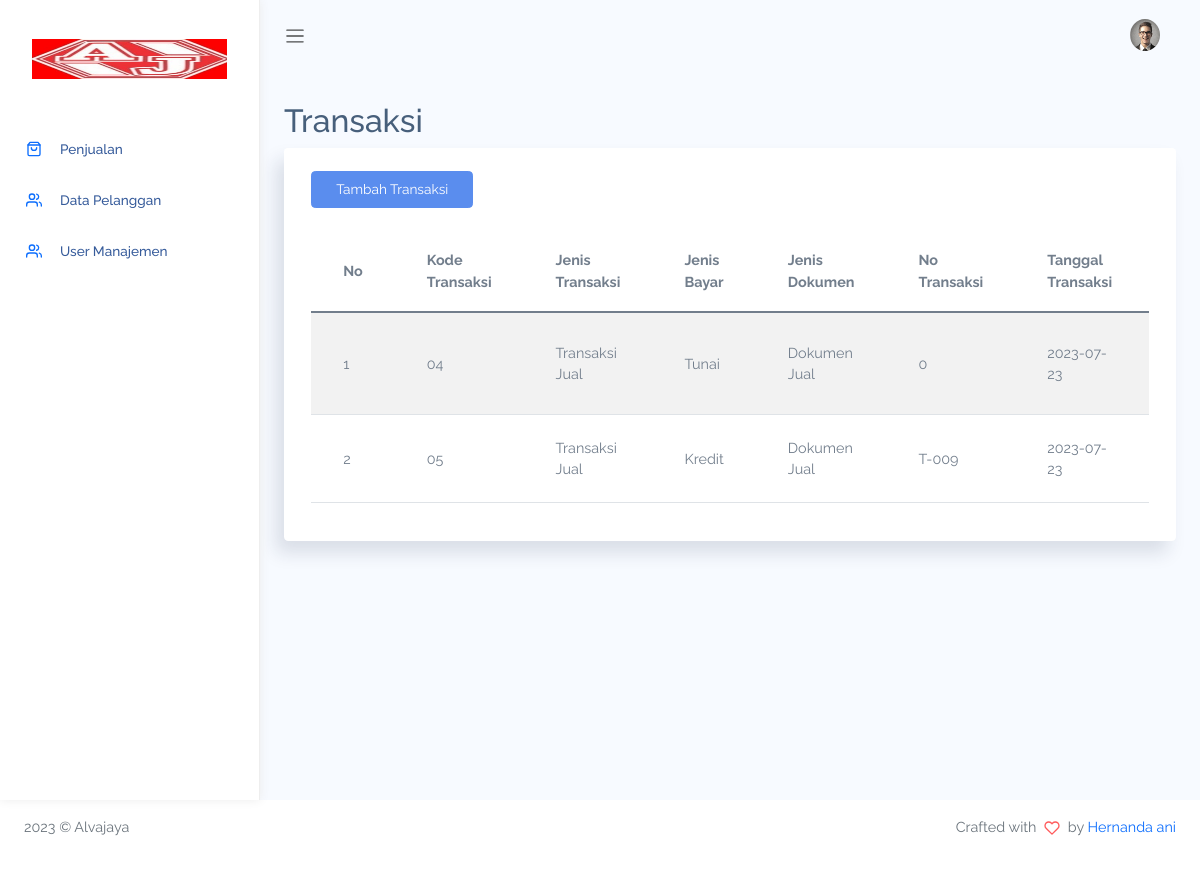
Screenshot of /index.php/admin/transaksi with the database file from the repository.
### tables this page shows
CREATE TABLE `transaksi` (
  `KD_TRANSAKSI` varchar(25) NOT NULL,
  `KD_JNTRANSAKSI` varchar(25) DEFAULT NULL,
  `KD_JNBAYAR` varchar(25) DEFAULT NULL,
  `KD_DOKUMEN` varchar(25) DEFAULT NULL,
  `NO_TRANSAKSI` varchar(11) DEFAULT NULL,
  `TGL_TRANSAKSI` date DEFAULT NULL,
  `TOTAL` int(11) DEFAULT NULL,
  `KEPERLUAN` varchar(50) DEFAULT NULL,
  `KETERANGAN` varchar(200) DEFAULT NULL
);

CREATE TABLE `md_jntransaksi` (
  `KD_JNTRANSAKSI` varchar(25) NOT NULL,
  `JENIS_TRANSAKSI` varchar(25) NOT NULL,
  `KETERANGAN` varchar(200) DEFAULT NULL
);

CREATE TABLE `md_jnbayar` (
  `KD_JNBAYAR` varchar(25) NOT NULL,
  `JENIS_BAYAR` varchar(25) NOT NULL,
  `KETERANGAN` varchar(200) DEFAULT NULL
);

CREATE TABLE `md_dokumen` (
  `KD_DOKUMEN` varchar(25) NOT NULL,
  `NM_DOKUMEN` varchar(50) DEFAULT NULL,
  `TIPE_TRANSAKSI` varchar(50) DEFAULT NULL,
  `KETERANGAN` varchar(200) DEFAULT NULL
);

### application/controllers/Admin.php (called while the page is built, shortened)
<?php
class Admin extends CI_Controller {
    public function transaksi()
	{
		$data['title'] = 'Transaksi';
		$data['transaksi'] = $this->db->query("SELECT transaksi.KD_TRANSAKSI, transaksi.NO_TRANSAKSI, transaksi.TGL_TRANSAKSI, transaksi.TOTAL, transaksi.KEPERLUAN, transaksi.KETERANGAN as ket, md_jntransaksi.*, md_jnbayar.*, md_dokumen.* FROM transaksi,md_jntransaksi,md_jnbayar,md_dokumen WHERE transaksi.KD_JNTRANSAKSI = md_jntransaksi.KD_JNTRANSAKSI AND transaksi.KD_JNBAYAR = md_jnbayar.KD_JNBAYAR AND transaksi.KD_DOKUMEN = md_dokumen.KD_DOKUMEN")->result_array();
        $data['jntransaksi'] = $this->db->query("SELECT * FROM md_jntransaksi")->result_array();
        $data['jnbayar'] = $this->db->query("SELECT * FROM md_jnbayar")->result_array();
        $data['dokumen'] = $this->db->query("SELECT * FROM md_dokumen")->result_array();
		$this->load->view('template/header', $data);
		$this->load->view('template/sidebar', $data);
		$this->load->view('template/topbar', $data);
		$this->load->view('admin/transaksi', $data);
		$this->load->view('template/footer', $data);
	}
}

### index.php (called while the page is built, shortened)
<?php
require_once BASEPATH.'core/CodeIgniter.php';

### application/views/admin/transaksi.php (the view, shortened to what this page needs)
<div class="main-content container-fluid">
    <div class="page-title">
        <h3>Transaksi</h3>
    </div>
    <section class="section">
        <div class="card">
            <div class="card-header">
                <button type="button" class="btn btn-primary" data-bs-toggle="modal" data-bs-target="#exampleModal">
                    Tambah Transaksi
                </button>
            </div>
            <div class="card-body">
                <div class="table-responsive">
                    <table class='table table-striped'>
                        <thead>
                            <tr>
                                <th>No</th>
                                <th>Kode Transaksi</th>
                                <th>Jenis Transaksi</th>
                                <th>Jenis Bayar</th>
                                <th>Jenis Dokumen</th>
                                <th>No Transaksi</th>
                                <th>Tanggal Transaksi</th>
                                <th>Total</th>
                            </tr>
                        </thead>
                        <tbody>
                            <?php $no = 1; foreach($transaksi as $b) : ?>
                            <tr>
                                <td><?= $no ?></td>
                                <td><?= $b['KD_TRANSAKSI'] ?></td>
                                <td><?= $b['JENIS_TRANSAKSI'] ?></td>
                                <td><?= $b['JENIS_BAYAR'] ?></td>
                                <td><?= $b['NM_DOKUMEN'] ?></td>
                                <td><?= $b['NO_TRANSAKSI'] ?></td>
                                <td><?= $b['TGL_TRANSAKSI'] ?></td>
                                <td><?= $b['TOTAL'] ?></td>
                            </tr>
                            <?php $no++; endforeach; ?>
                        </tbody>
                    </table>
                </div>
            </div>
        </div>
    </section>
</div>
</div>

### assets/css/app.css (style rules this page uses)
* { font-family:Raleway }
#main .main-content { padding:2rem 1.5rem }
#main .main-content .page-title h3 { font-size:2rem }
a,button { outline:0 }
.btn.btn-danger,.btn.btn-dark,.btn.btn-info,.btn.btn-light,.btn.btn-link,.btn.btn-primary,.btn.btn-secondary,.btn.btn-success,.btn.btn-warning { color:#fff }
.card { box-shadow:-8px 12px 18px 0 rgba(25,42,70,.13);margin-bottom:2.2rem }
.card .card-header { border:none }
.card .card-header~.card-body { padding-top:0 }
.card .card-body { padding:1.4rem 1.7rem }
.dataTable-table td,.dataTable-table thead th,.table td,.table thead th { vertical-align:middle }
.dataTable-table thead th,.table thead th { border-bottom:2px solid #475f7b }

### rows the page displays
transaksi: KD_TRANSAKSI "04", KD_JNTRANSAKSI.JENIS_TRANSAKSI "Transaksi Jual", KD_JNBAYAR.JENIS_BAYAR "Tunai", KD_DOKUMEN.NM_DOKUMEN "Dokumen Jual", NO_TRANSAKSI "0", TGL_TRANSAKSI "2023-07-23"
transaksi: KD_TRANSAKSI "05", KD_JNTRANSAKSI.JENIS_TRANSAKSI "Transaksi Jual", KD_JNBAYAR.JENIS_BAYAR "Kredit", KD_DOKUMEN.NM_DOKUMEN "Dokumen Jual", NO_TRANSAKSI "T-009", TGL_TRANSAKSI "2023-07-23"
